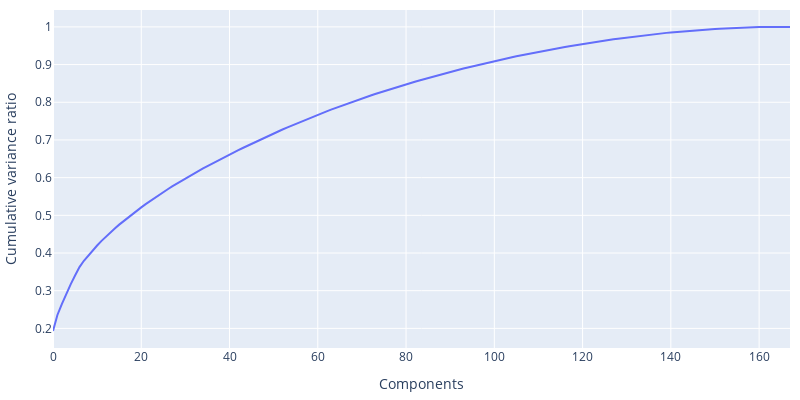

Write notebook code for a chart like this one.
### Code cell
fig = px.line(df_pca_expl_var_ratio, x=df_pca_expl_var_ratio.index, y='cum_exp_var_ratio',)
fig.update_layout(height=400,
                  width=800,
                  showlegend=True,
                  margin=dict(l=10, r=10, b=10, t=10),
                  yaxis = dict(title='Cumulative variance ratio'),
                  xaxis = dict(title='Components')
                  )
fig.show()

### Figure 1 — Plotly figure (JSON) as saved in the notebook; plotly's stock layout.template omitted (floating-point values rounded to 4 significant figures; data arrays with more than 128 entries replaced by an {"elided": "..."} marker saying what was removed)
{"data": [{"hovertemplate": "index=%{x}<br>cum_exp_var_ratio=%{y}<extra></extra>", "legendgroup": "", "line": {"color": "#636efa", "dash": "solid"}, "marker": {"symbol": "circle"}, "mode": "lines", "name": "", "orientation": "v", "showlegend": false, "type": "scatter", "x": {"elided": "168 int values"}, "xaxis": "x", "y": {"elided": "168 float values"}, "yaxis": "y"}], "layout": {"height": 400, "legend": {"tracegroupgap": 0}, "margin": {"b": 10, "l": 10, "r": 10, "t": 10}, "showlegend": true, "width": 800, "xaxis": {"anchor": "y", "domain": [0, 1], "title": {"text": "Components"}}, "yaxis": {"anchor": "x", "domain": [0, 1], "title": {"text": "Cumulative variance ratio"}}}}
